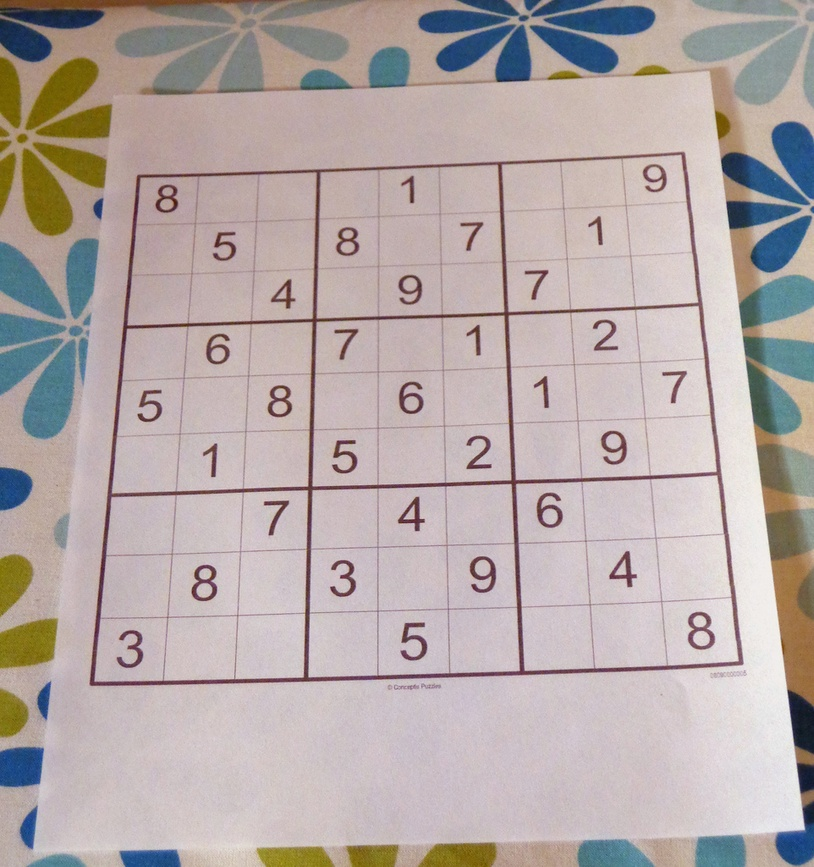
#> input picture DATA/sudoku.jpg, 814 x 867 px, shrunk from 962 x 1024 before the run
$ python sobel.py   (older library calls are emulated)
#> lines starting #> are read from the running program, lines starting #| are printed output that depends on the picture

import cv2
import numpy as np
import matplotlib.pyplot as plt

def display_img(img):  # this function just makes the image being displayed larger
    fig = plt.figure(figsize=(12, 10))
    ax = fig.add_subplot(111,)
    ax.imshow(img,cmap="gray")

img = cv2.imread("../DATA/sudoku.jpg", 0)
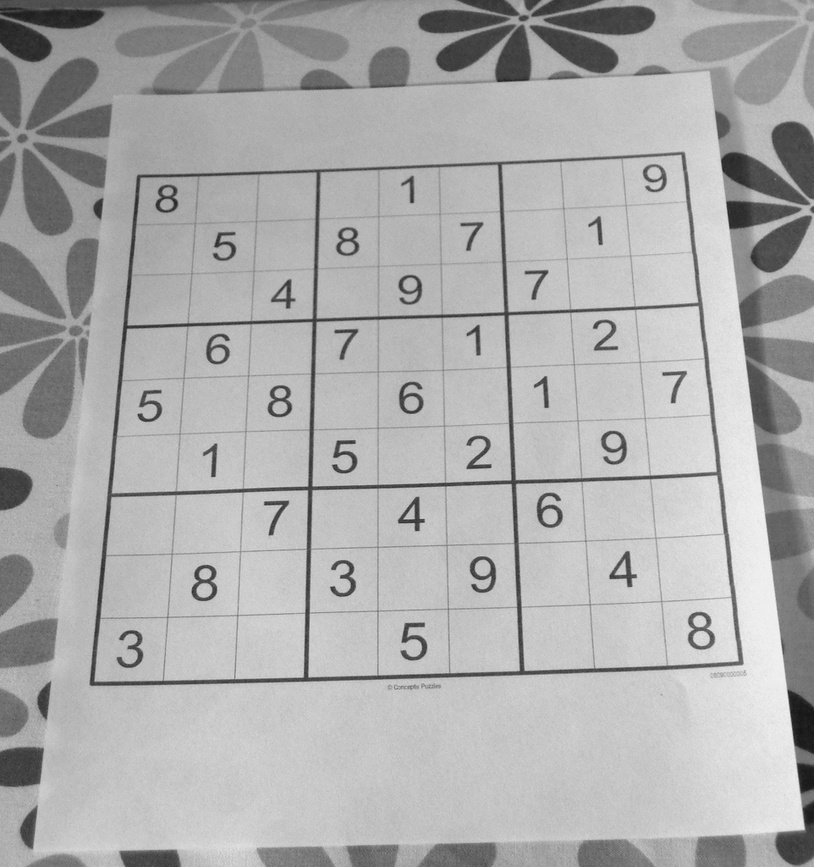
#> img: shape (867, 814); min 19, max 246, mean 172.7
# display_img(img)

sobel_x = cv2.Sobel(img,cv2.CV_64F,1,0,ksize=5)
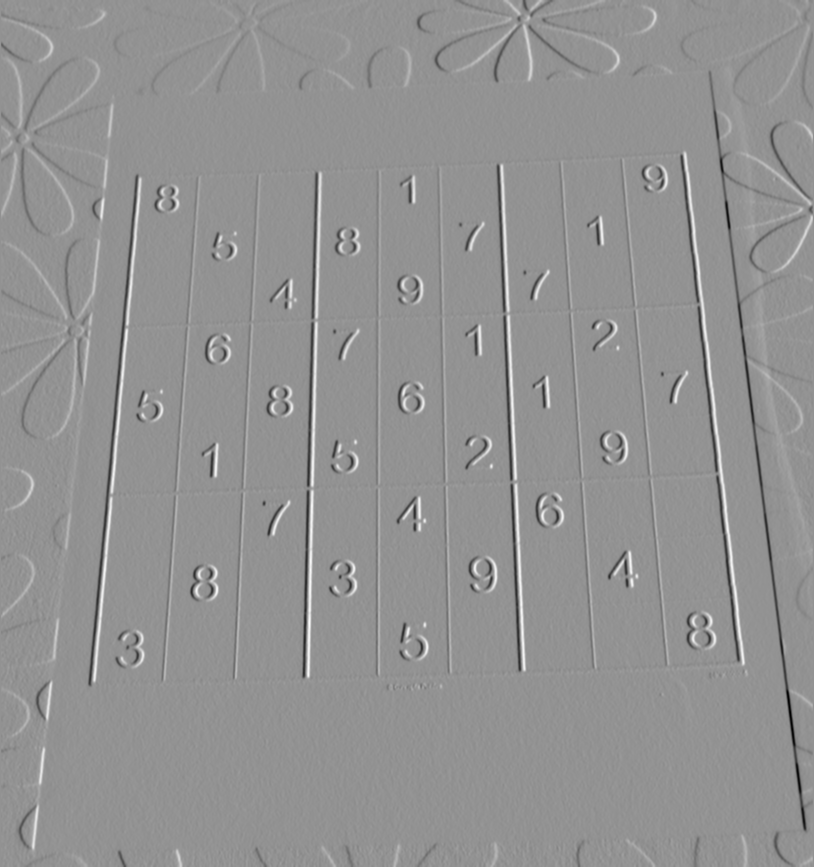
#> sobel_x: shape (867, 814) float64; min -9131, max 6741, mean 1; drawn with min black and max white
# display_img(sobel_x)

sobel_y = cv2.Sobel(img,cv2.CV_64F,0,1,ksize=5)
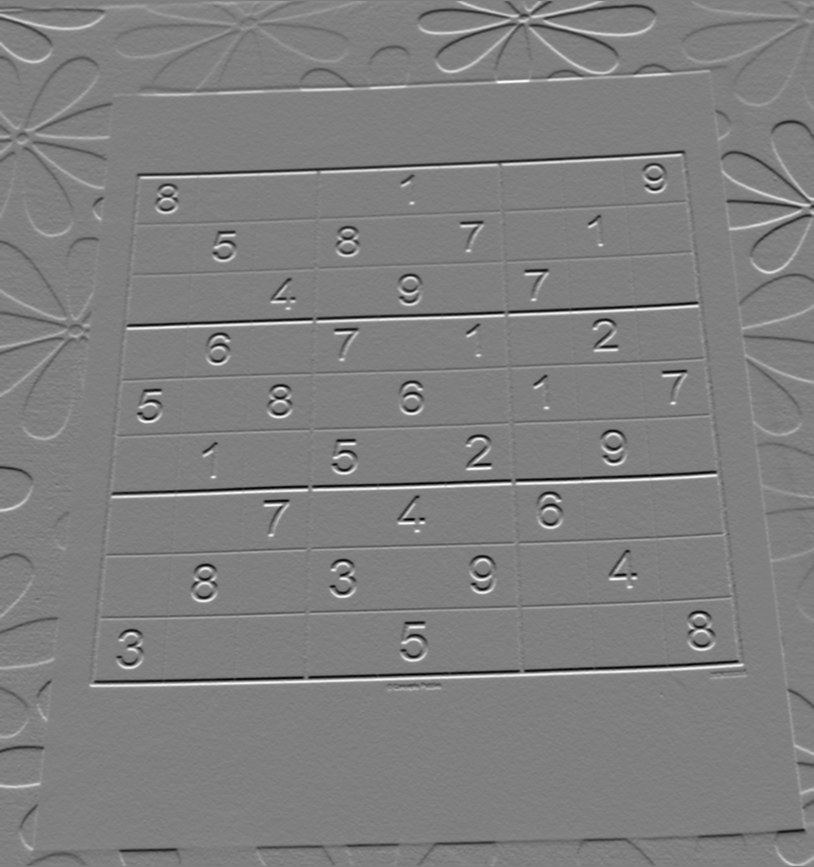
#> sobel_y: shape (867, 814) float64; min -6572, max 6541, mean 4; drawn with min black and max white
# display_img(sobel_y)

blended = cv2.addWeighted(src1=sobel_x,alpha=0.5,src2=sobel_y,beta=0.5,gamma=0)
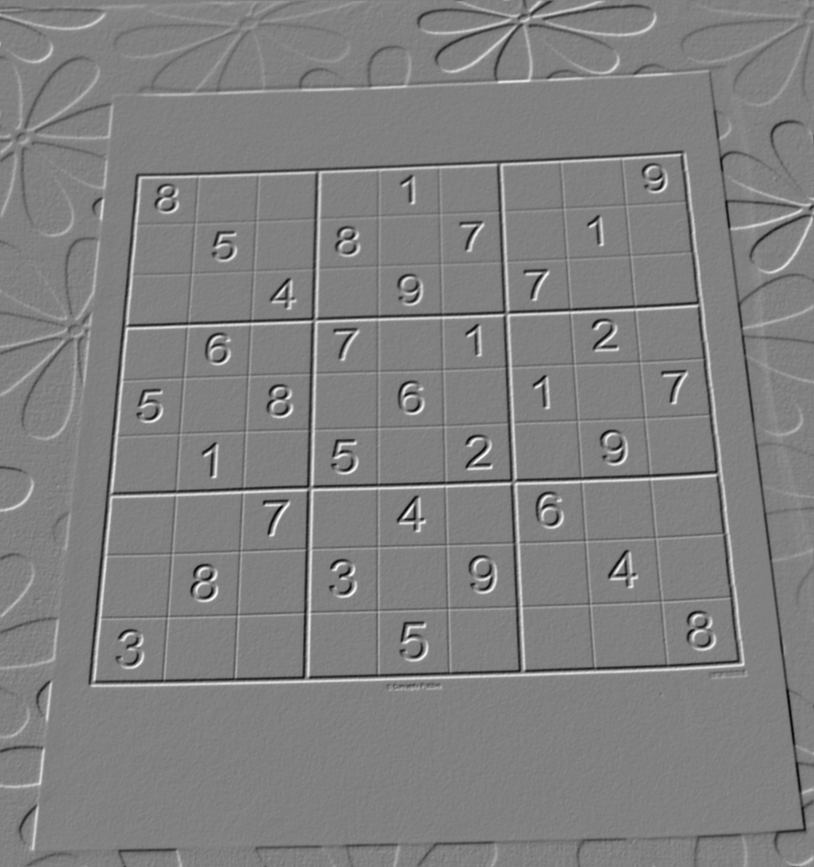
#> blended: shape (867, 814) float64; min -4423, max 4334, mean 2.5; drawn with min black and max white
display_img((blended))

plt.show()

$ run again, with DATA/Nadia_Murad.jpg copied over DATA/sudoku.jpg
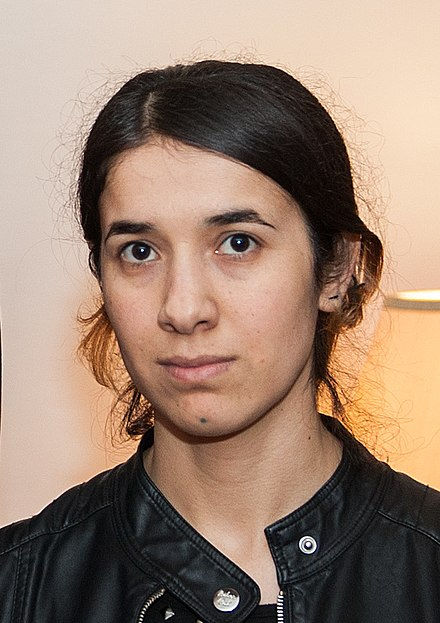
#> input picture DATA/Nadia_Murad.jpg, 440 x 623 px
#> `img = cv2.imread("../DATA/sudoku.jpg", 0)`:
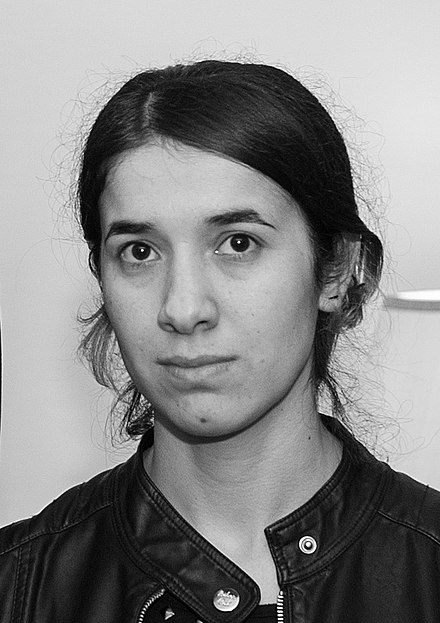
#> img: shape (623, 440); min 0, max 255, mean 134.7
#> `sobel_y = cv2.Sobel(img,cv2.CV_64F,0,1,ksize=5)`:
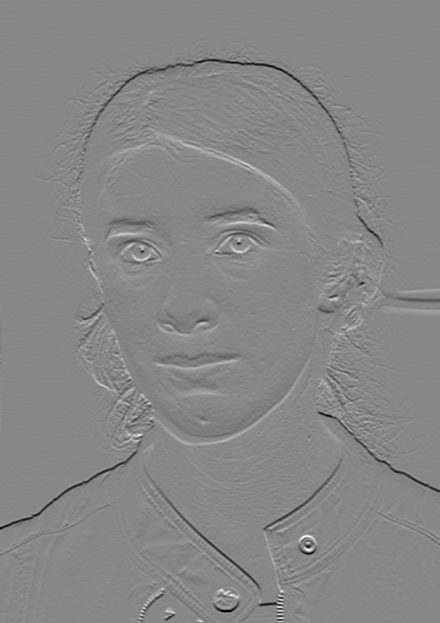
#> sobel_y: shape (623, 440) float64; min -11398, max 10120, mean -38.3; drawn with min black and max white
